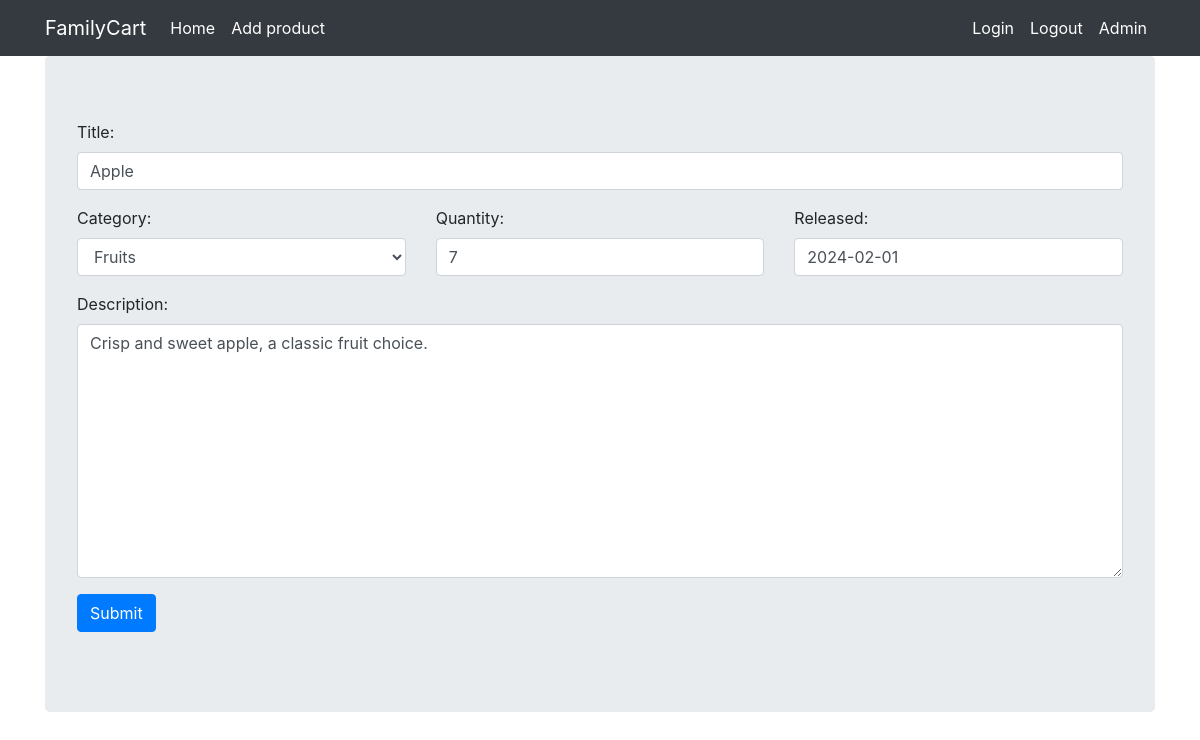
The page /product/update/2 (signed in) on the database its author committed.
### viewer/models.py (models this page shows, shortened)
class Product(Model):
    objects = None
    title = CharField(max_length=128)
    category = ForeignKey(Category, on_delete=DO_NOTHING)
    quantity = IntegerField()
    released = DateField()
    description = TextField()
    created = DateTimeField(auto_now_add=True)

### viewer/views.py (the view, shortened to what this page needs)
# urls.py: path('product/update/<pk>', ProductUpdateView.as_view(), name='product_update'),
class ProductUpdateView(LoginRequiredMixin, PermissionRequiredMixin, UpdateView):
    template_name = 'form.html'
    model = Product
    form_class = ProductForm
    success_url = reverse_lazy('index')
    permission_required = 'viewer.change_product'

### viewer/forms.py (shortened to what this page needs)
class ProductForm(ModelForm):
    def __init__(self, *args, **kwargs):
        super().__init__(*args, **kwargs)
        for visible in self.visible_fields():
            visible.field.widget.attrs['class'] = 'form-control'
    class Meta:
        model = Product
        fields = '__all__'
    title = CharField(validators=[capitalized_validator])
    quantity = IntegerField(min_value=1, max_value=99)
    released = PastMonthField()

### viewer/models.py (called while the page is built)
    def __str__(self):
        return str(self.name)

### viewer/templates/form.html (shortened to what this page needs)
{% extends "base.html" %}
{% block content %}
  <form method="post">
    <div class="form-group">
      <label for="{{ form.title.id_for_label }}">Title:</label>
      {{ form.title }}
    </div>
    <div class="row">
      <div class="col">
        <div class="form-group">
          <label for="{{ form.category.id_for_label }}">Category:</label>
          {{ form.category }}
        </div>
      </div>
      <div class="col">
        <div class="form-group">
          <label for="{{ form.quantity.id_for_label }}">Quantity:</label>
          {{ form.quantity }}
        </div>
      </div>
      <div class="col">
        <div class="form-group">
          <label for="{{ form.released.id_for_label }}">Released:</label>
          {{ form.released }}
        </div>
      </div>
    </div>
    <div class="form-group">
      <label for="{{ form.description.id_for_label }}">Description:</label>
      {{ form.description }}
    </div>
    <input type="submit" value="Submit" class="btn btn-primary">
  </form>
{% endblock %}

### rows shown on the page
Product: title "Apple", category "Fruits", quantity "7", released "2024-02-01", description "Crisp and sweet apple, a classic fruit choice."
